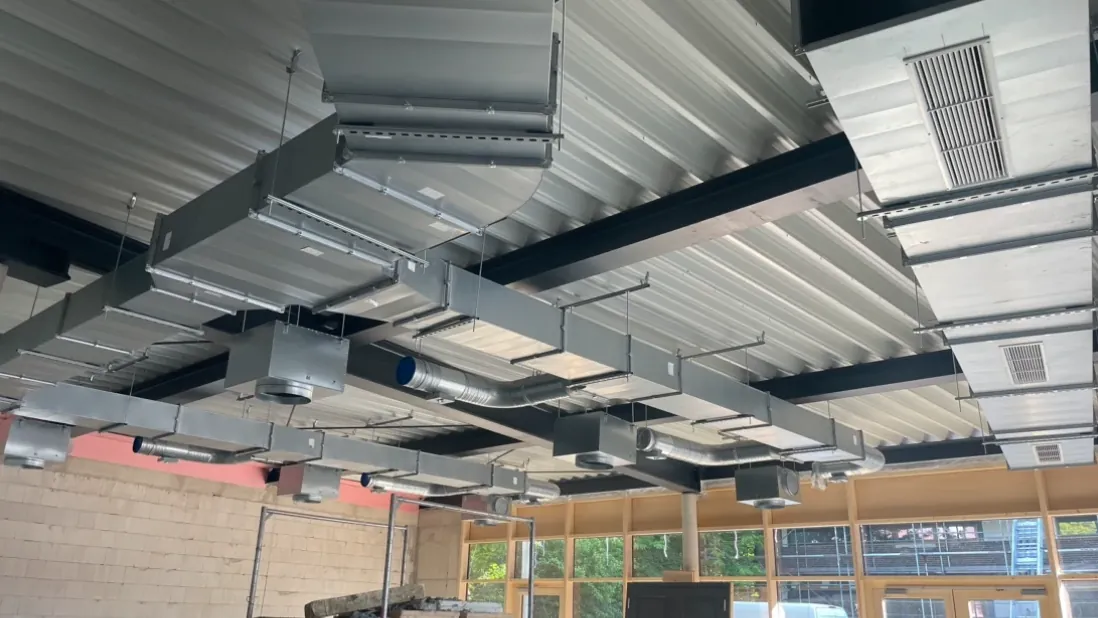
#> input picture web/img/hero.webp, 1098 x 618 px
$ python og_obrazok.py
#> lines starting #> are read from the running program, lines starting #| are printed output that depends on the picture
"""Vyrobí obrázky na zdieľanie (og:image 1200×630) pre SK aj DE: web/img/og-sk.jpg, web/img/og-de.jpg.
Podklad je hero fotka stmavená do petrolovej, vľavo logo a titulok. Spustenie: python nastroje/og_obrazok.py
Značka je len „NOZA“ (klient má viac s. r. o. s Noza v názve, konkrétna firma je len v pätičke webu).

Písmo (oprava 26.11.2026): Archivo je na webe rozdelené na dve podmnožiny – archivo-latin.woff2 (a–z, á, é, ä, ü, ·)
a archivo-latin-ext.woff2 (č, š, ž, ľ, ť, ň …). Prehliadač si podľa unicode-range vyberie sám, PIL nie – preto sa tu
písmo vyberá pre každý znak zvlášť. Do 26.11. sa bralo len latin-ext a všetky bežné písmená boli prázdne štvorčeky.
Osi variabilného písma sú v poradí Weight, Width – nastavujú sa podľa mena, nie podľa poradia.
"""
import os
from PIL import Image, ImageDraw, ImageFilter, ImageFont

KDE = os.path.dirname(os.path.dirname(os.path.abspath(__file__)))
IMG = os.path.join(KDE, "web", "img")
FONTY = [os.path.join(KDE, "web", "fonts", "archivo-latin.woff2"),       # základná latinka, má prednosť
         os.path.join(KDE, "web", "fonts", "archivo-latin-ext.woff2")]   # slovenské a ďalšie rozšírené znaky
NAHRADNE = ["/System/Library/Fonts/Supplemental/Arial Bold.ttf", "C:/Windows/Fonts/segoeuib.ttf", "C:/Windows/Fonts/arialbd.ttf"]
W, H = 1200, 630
SIRKA = 110  # Width písma Archivo (ako font-stretch nadpisov na webe)

# jazyk: (titulok, podtitulok, riadok pod značkou)
TEXTY = {
    "sk": ("Montážne tímy pre stavby\npo celom Nemecku", "Vzduchotechnika · Sadrokartón · Montážne práce", "MONTÁŽNA FIRMA"),
    "de": ("Montageteams für Baustellen\nin ganz Deutschland", "Lüftungstechnik · Trockenbau · Montagearbeiten", "MONTAGEUNTERNEHMEN"),
}

_fonty, _notdef = {}, {}


# [62 lines left out: functions fonty, ma_znak, useky, text, not called in this run]


def main():
    hero = Image.open(os.path.join(IMG, "hero.webp")).convert("RGB")
#> hero is the input picture: PIL image 1098x618 RGB; mean R, G, B 131.1, 131.1, 126
    hero = hero.resize((W, int(W * hero.size[1] / hero.size[0])), Image.LANCZOS)
#> hero: PIL image 1200x675 RGB
    y0 = max(0, (hero.size[1] - H) // 2)
    hero = hero.crop((0, y0, W, y0 + H)).filter(ImageFilter.GaussianBlur(1.2))
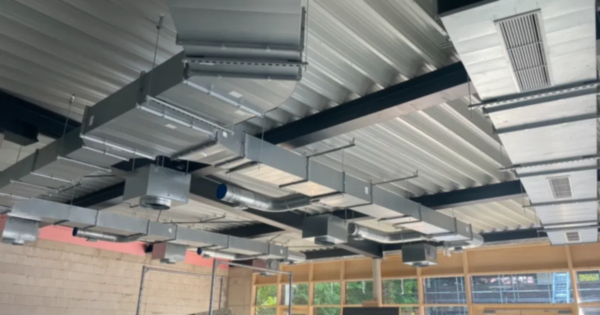
#> hero: PIL image 1200x630 RGB (shown at 1/2 size); mean R, G, B 131.4, 131.2, 126.2
    prekryv = Image.new("RGB", (W, H), (6, 57, 71))
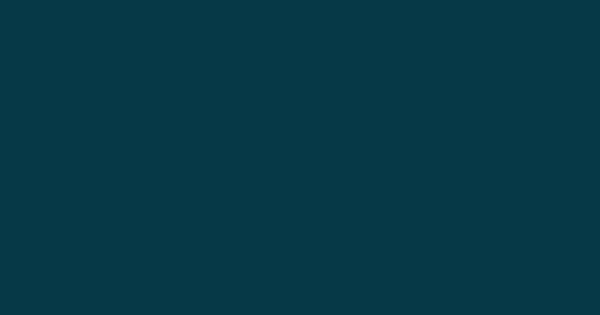
#> prekryv: PIL image 1200x630 RGB (shown at 1/2 size); mean R, G, B 6, 57, 71
    podklad = Image.blend(hero, prekryv, 0.72)
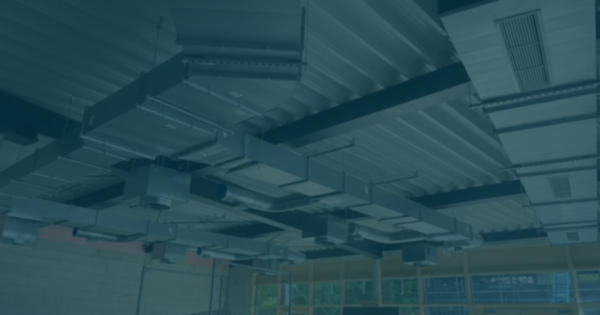
#> podklad: PIL image 1200x630 RGB (shown at 1/2 size); mean R, G, B 40.6, 77.3, 86
    # tmavší gradient vľavo
    grad = Image.new("L", (W, 1))
    for x in range(W):
        grad.putpixel((x, 0), int(255 * min(1, max(0, (x - 250) / 700))))
    grad = grad.resize((W, H))
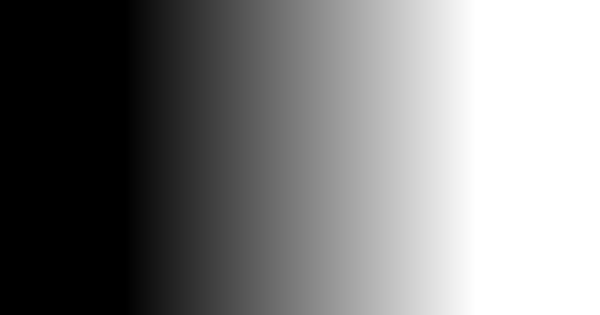
#> grad: PIL image 1200x630 L (shown at 1/2 size); min 0, max 255, mean 127.1
    podklad = Image.composite(podklad, Image.new("RGB", (W, H), (4, 28, 34)), grad)
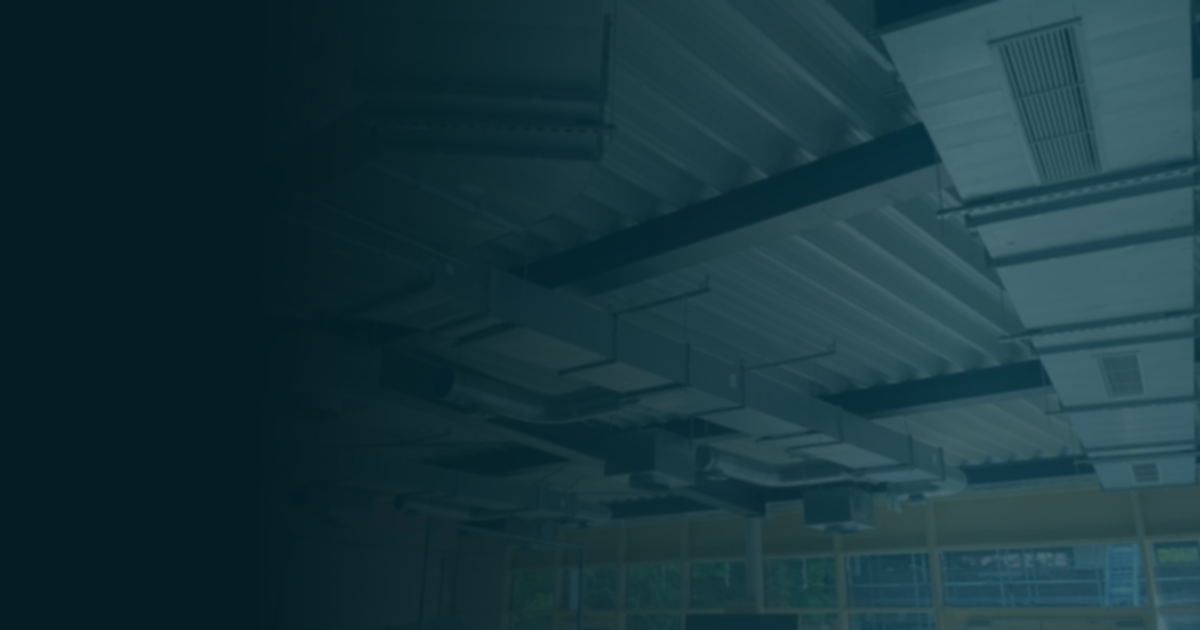
#> podklad: PIL image 1200x630 RGB; mean R, G, B 24.2, 54.5, 61.8

#> (the run stopped early here; a loop or call above may not have finished)

$ run again, with web/img/o-nas.webp copied over web/img/hero.webp
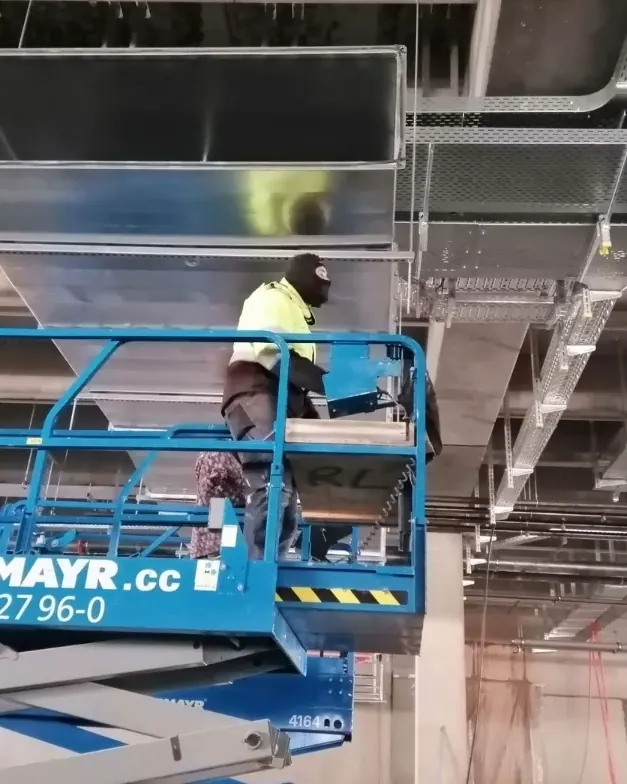
#> input picture web/img/o-nas.webp, 627 x 784 px
#> in main, hero is the input picture: PIL image 627x784 RGB; mean R, G, B 103.8, 107.6, 111.4
#> in main, `hero = hero.crop((0, y0, W, y0 + H)).filter(ImageFilter.GaussianBlur(1..`:
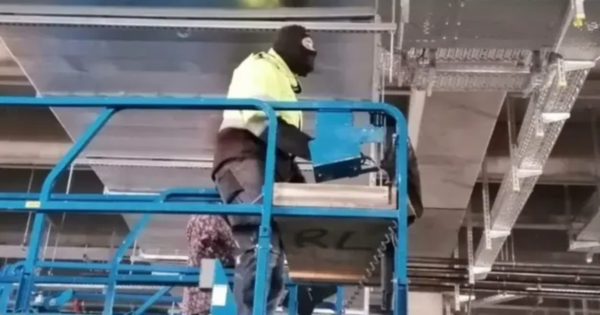
#> hero: PIL image 1200x630 RGB (shown at 1/2 size); mean R, G, B 106.9, 111.6, 117.9
#> in main, `podklad = Image.composite(podklad, Image.new("RGB", (W, H), (4, 28, 34..`:
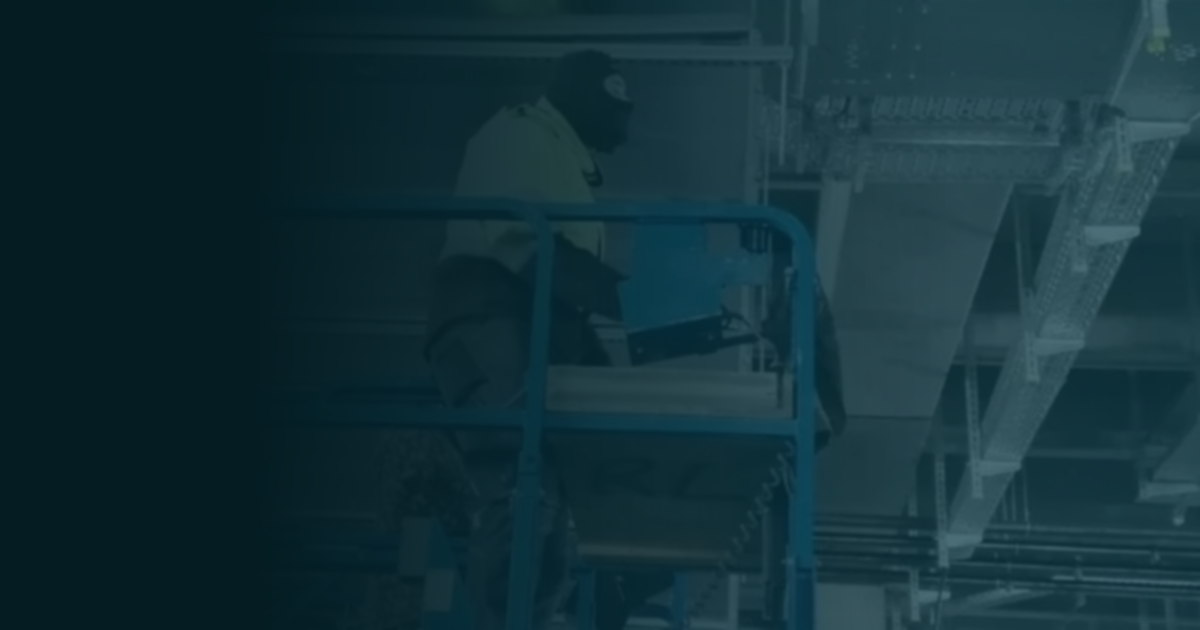
#> podklad: PIL image 1200x630 RGB; mean R, G, B 19.4, 49.1, 57.1

$ run again, with web/img/sluzba-montaz.webp copied over web/img/hero.webp
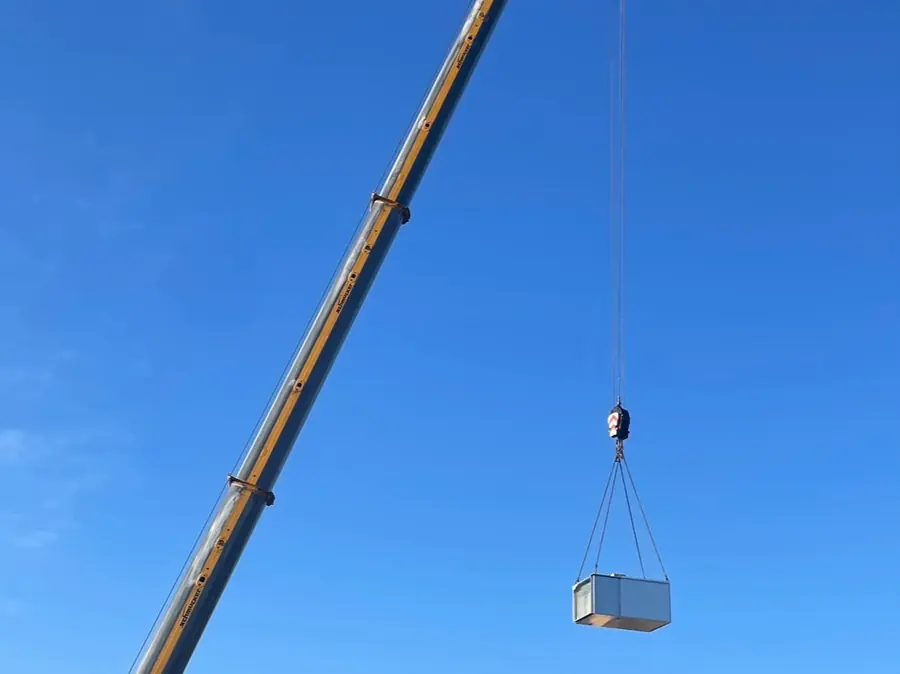
#> input picture web/img/sluzba-montaz.webp, 900 x 674 px
#> in main, hero is the input picture: PIL image 900x674 RGB; mean R, G, B 68.4, 136.1, 218.3
#> in main, `hero = hero.crop((0, y0, W, y0 + H)).filter(ImageFilter.GaussianBlur(1..`:
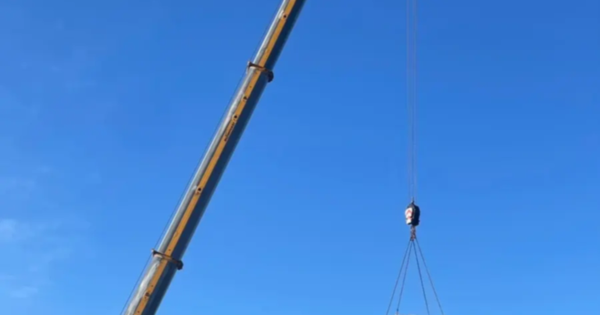
#> hero: PIL image 1200x630 RGB (shown at 1/2 size); mean R, G, B 66.4, 134.8, 219.3
#> in main, `podklad = Image.composite(podklad, Image.new("RGB", (W, H), (4, 28, 34..`:
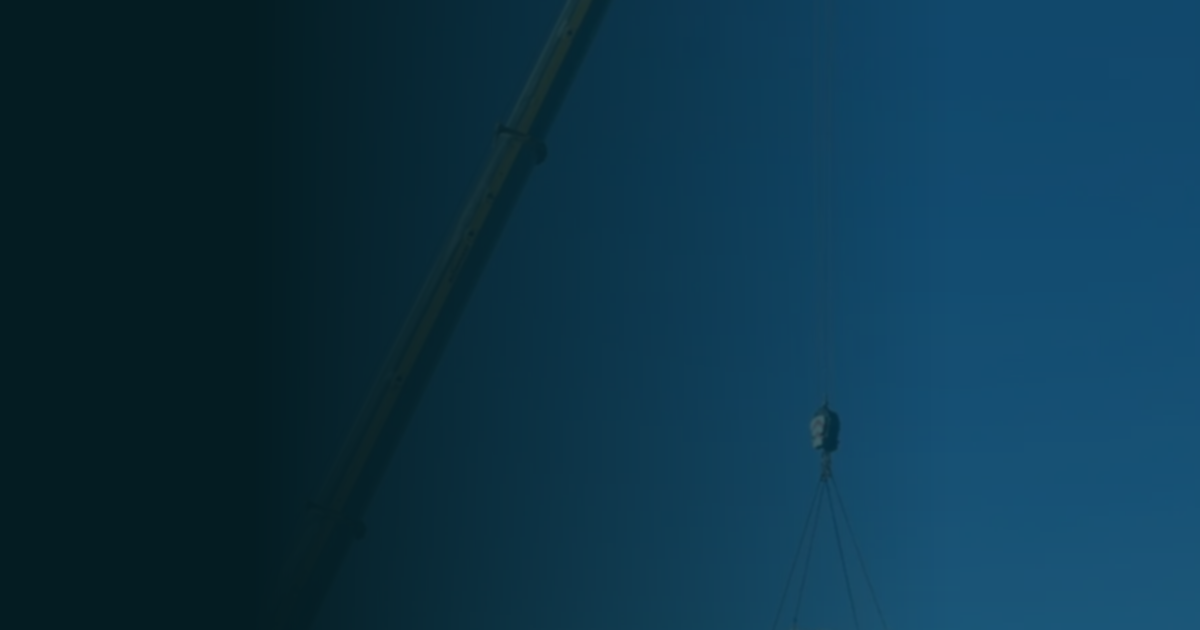
#> podklad: PIL image 1200x630 RGB; mean R, G, B 12.5, 52.7, 73
